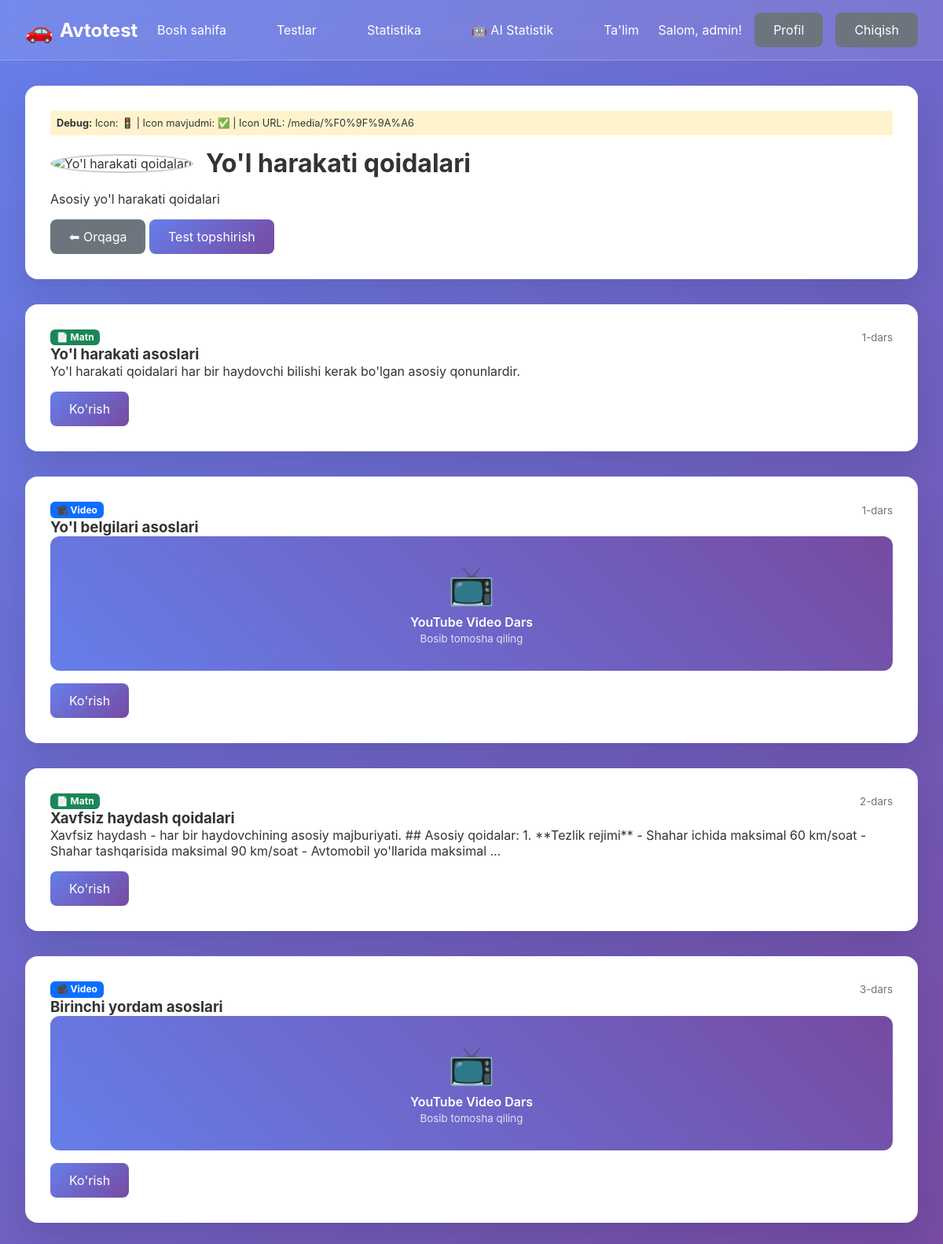
The app's page /education/category/1/ (signed in) with its own data.
### account/models.py (models this page shows, shortened)
class CustomUser(AbstractUser):
    phone_number = models.CharField(max_length=15, blank=True, null=True)
    birth_date = models.DateField(blank=True, null=True)
    total_tests_taken = models.IntegerField(default=0)
    best_score = models.IntegerField(default=0)
    created_at = models.DateTimeField(auto_now_add=True)
    updated_at = models.DateTimeField(auto_now=True)
    groups = models.ManyToManyField(
        'auth.Group',
        verbose_name='groups',
        blank=True,
        help_text='The groups this user belongs to.',
        related_name='customuser_set',
        related_query_name='customuser',
    )
    user_permissions = models.ManyToManyField(
        'auth.Permission',
        verbose_name='user permissions',
        blank=True,
        help_text='Specific permissions for this user.',
        related_name='customuser_set',
        related_query_name='customuser',
    )

### quiz/models.py (models this page shows, shortened)
class Category(models.Model):
    name = models.CharField(max_length=100)
    name_uz = models.CharField(max_length=100)
    description = models.TextField(blank=True)
    icon = models.ImageField(upload_to='categories/', blank=True, null=True)
    created_at = models.DateTimeField(auto_now_add=True)
    class Meta:
        verbose_name_plural = "Categories"

class EducationContent(models.Model):
    CONTENT_TYPES = [
        ('video', 'Video'),
        ('text', 'Matn'),
        ('image', 'Rasm'),
    ]
    category = models.ForeignKey(Category, on_delete=models.CASCADE, related_name='education_content')
    title = models.CharField(max_length=200)
    content_type = models.CharField(max_length=10, choices=CONTENT_TYPES)
    text_content = models.TextField(blank=True)
    video_url = models.URLField(blank=True)
    image = models.ImageField(upload_to='education/', blank=True, null=True)
    order = models.IntegerField(default=0)
    created_at = models.DateTimeField(auto_now_add=True)
    class Meta:
        ordering = ['order', 'created_at']

### education/views.py (the view)
# urls.py: path('', views.education_view, name='index'),
@login_required
def education_view(request, category_id=None):
    if category_id:
        category = get_object_or_404(Category, id=category_id)
        contents = EducationContent.objects.filter(category=category)
        return render(request, 'education/category.html', {
            'category': category,
            'contents': contents
        })
    else:
        categories = Category.objects.all()
        return render(request, 'education/index.html', {
            'categories': categories
        })

### quiz/templatetags/video_filters.py (called while the page is built)
@register.filter
def is_youtube(url):
    if not url:
        return False
    return any(domain in url.lower() for domain in ['youtube.com', 'youtu.be', 'm.youtube.com'])

### templates/education/category.html (shortened to what this page needs)
{% extends 'base.html' %}
{% block content %}
<div class="card">
    <div style="background: #fff3cd; padding: 0.5rem; margin-bottom: 1rem; font-size: 0.8rem; border-radius: 4px;">
        <strong>Debug:</strong> Icon: {{ category.icon }} |
        Icon mavjudmi: {% if category.icon %}✅{% else %}❌{% endif %} |
        Icon URL: {% if category.icon %}{{ category.icon.url }}{% else %}N/A{% endif %}
    </div>
    <div style="display: flex; align-items: center; margin-bottom: 1rem;">
        {% if category.icon %}
            <div style="position: relative; margin-right: 1rem;">
                <img src="{{ category.icon.url }}"
                     alt="{{ category.name_uz }}"
                     style="width: 50px; height: 50px; object-fit: cover; border-radius: 50%; border: 2px solid #ccc;"
                     onload="console.log('Icon yuklandi: {{ category.name_uz }}'); this.nextElementSibling.style.display='none';"
                     onerror="console.log('Icon yuklanmadi: {{ category.name_uz }}'); this.style.display='none'; this.nextElementSibling.style.display='inline-block';">
            </div>
        {% else %}
            <span style="font-size: 2.5rem; margin-right: 1rem;">📚</span>
        {% endif %}
        <h1 style="margin: 0;">{{ category.name_uz }}</h1>
    </div>
    <p>{{ category.description }}</p>
    <div class="mt-3">
        <a href="{% url 'education:index' %}" class="btn btn-secondary">⬅ Orqaga</a>
        <a href="{% url 'quiz:take_category_test' category.id %}" class="btn btn-primary">Test topshirish</a>
    </div>
</div>
<div class="row">
    {% for content in contents %}
    <div class="col-md-6">
        <div class="card">
            <div class="mb-2" style="display: flex; justify-content: space-between; align-items: center;">
                {% if content.content_type == 'video' %}
                    <span class="badge badge-primary">🎥 Video</span>
                {% elif content.content_type == 'text' %}
                    <span class="badge badge-success">📄 Matn</span>
                {% elif content.content_type == 'image' %}
                    <span class="badge badge-info">🖼️ Rasm</span>
                {% endif %}
                <small style="color: #6c757d;">{{ content.order }}-dars</small>
            </div>
            <h3>{{ content.title }}</h3>
            {% if content.content_type == 'text' and content.text_content %}
                <p>{{ content.text_content|truncatewords:30 }}</p>
            {% elif content.content_type == 'video' and content.video_url %}
                {% load video_filters %}
                {% if content.video_url|is_youtube %}
                    <div style="position: relative; margin-bottom: 1rem;">
                        <div style="background: linear-gradient(45deg, #667eea, #764ba2); padding: 2rem; border-radius: 12px; text-align: center; color: white;">
                            <div style="font-size: 3rem; margin-bottom: 0.5rem;">📺</div>
                            <p style="margin: 0; font-weight: 600;">YouTube Video Dars</p>
                            <small style="opacity: 0.8;">Bosib tomosha qiling</small>
                        </div>
                    </div>
                {% else %}
                    <div style="background: #f8f9fa; padding: 1rem; border-radius: 8px; text-align: center; margin-bottom: 1rem;">
                        <div style="font-size: 3rem; color: #667eea; margin-bottom: 0.5rem;">▶️</div>
                        <p style="margin: 0; color: #6c757d;">Video dars mavjud</p>
                    </div>
                {% endif %}
            {% elif content.content_type == 'image' and content.image %}
                <div style="margin-bottom: 1rem;">
                    <img src="{{ content.image.url }}" alt="{{ content.title }}"
                         style="width: 100%; max-height: 200px; object-fit: cover; border-radius: 8px; box-shadow: 0 2px 8px rgba(0,0,0,0.1);">
                </div>
            {% endif %}
            <div class="mt-3">
                <a href="{% url 'education:content' content.id %}" class="btn btn-primary">
                    Ko'rish
                </a>
            </div>
        </div>
    </div>
    {% endfor %}
</div>
{% endblock %}

### templates/base.html (shortened to what this page needs)
<!DOCTYPE html>
<html lang="uz">
<head>
</head>
<body>
    <nav class="navbar">
        <div class="nav-container">
            <a href="{% url 'home' %}" class="logo">Avtotest</a>
            <ul class="nav-links">
                <li><a href="{% url 'home' %}">Bosh sahifa</a></li>
                <li><a href="{% url 'quiz:categories' %}">Testlar</a></li>
                <li><a href="{% url 'quiz:statistics' %}">Statistika</a></li>
                <li><a href="{% url 'quiz:ai_analytics' %}">🤖 AI Statistik</a></li>
                <li><a href="{% url 'quiz:education' %}">Ta'lim</a></li>
            </ul>
            <div class="user-info">
                {% if user.is_authenticated %}
                    <span>Salom, {{ user.username }}!</span>
                    <a href="{% url 'account:profile' %}" class="btn btn-secondary">Profil</a>
                    <a href="{% url 'account:logout' %}" class="btn btn-secondary">Chiqish</a>
                {% else %}
                    <a href="{% url 'account:login' %}" class="btn">Kirish</a>
                    <a href="{% url 'account:register' %}" class="btn btn-secondary">Ro'yxatdan o'tish</a>
                {% endif %}
            </div>
        </div>
    </nav>
    <main class="container">
        {% block content %}
        {% endblock %}
    </main>
</body>
</html>

### templates/base.html (style rules this page uses)
* { margin: 0; padding: 0; box-sizing: border-box; }
body { font-family: -apple-system, BlinkMacSystemFont, 'Segoe UI', Roboto, sans-serif; background: linear-gradient(135deg, #667eea 0%, #764ba2 100%); min-height: 100vh; color: #333; }
.navbar { background: rgba(255, 255, 255, 0.1); backdrop-filter: blur(10px); padding: 1rem 0; border-bottom: 1px solid rgba(255, 255, 255, 0.2); }
.nav-container { max-width: 1200px; margin: 0 auto; padding: 0 2rem; display: flex; justify-content: space-between; align-items: center; }
.logo { display: flex; align-items: center; color: white; text-decoration: none; font-size: 1.5rem; font-weight: bold; }
.logo::before { content: "🚗"; margin-right: 0.5rem; font-size: 1.8rem; }
.nav-links { display: flex; list-style: none; gap: 2rem; align-items: center; }
.nav-links a { color: white; text-decoration: none; padding: 0.5rem 1rem; border-radius: 8px; transition: background-color 0.3s; }
.user-info { color: white; display: flex; align-items: center; gap: 1rem; }
.container { max-width: 1200px; margin: 0 auto; padding: 2rem; }
.card { background: white; border-radius: 16px; padding: 2rem; box-shadow: 0 20px 40px rgba(0, 0, 0, 0.1); margin-bottom: 2rem; }
.btn { background: linear-gradient(135deg, #667eea 0%, #764ba2 100%); color: white; border: none; padding: 0.75rem 1.5rem; border-radius: 8px; font-size: 1rem; cursor: pointer; text-decoration: none; display: inline-block; transition: transform 0.2s, box-shadow 0.2s; }
.btn-secondary { background: #6c757d; }
.mt-3 { margin-top: 1rem; }

### templates/education/category.html (style rules this page uses)
.badge { display: inline-block; padding: 0.35em 0.65em; font-size: 0.75em; font-weight: 700; line-height: 1; text-align: center; white-space: nowrap; vertical-align: baseline; border-radius: 0.375rem; }
.badge-primary { color: #fff; background-color: #0d6efd; }
.badge-success { color: #fff; background-color: #198754; }

### records on screen
CustomUser: username "admin"
Category: icon "🚦", icon "/media/%F0%9F%9A%A6", name_uz "Yo'l harakati qoidalari", description "Asosiy yo'l harakati qoidalari"
EducationContent: content_type "📄 Matn", order "1", title "Yo'l harakati asoslari", text_content "Yo'l harakati qoidalari har bir haydovchi bilishi kerak bo'lgan asosiy qonunlardir."
EducationContent: content_type "🎥 Video", order "1", title "Yo'l belgilari asoslari"
EducationContent: content_type "📄 Matn", order "2", title "Xavfsiz haydash qoidalari", text_content "Xavfsiz haydash - har bir haydovchining asosiy majburiyati. ## Asosiy qoidalar: 1. **Tezlik rejimi** - Shahar ichida maksimal 60 km/soat - Shahar tashqarisida maksimal 90 km/soat - Avtomobil yo'llarida maksimal …"
EducationContent: content_type "🎥 Video", order "3", title "Birinchi yordam asoslari"
